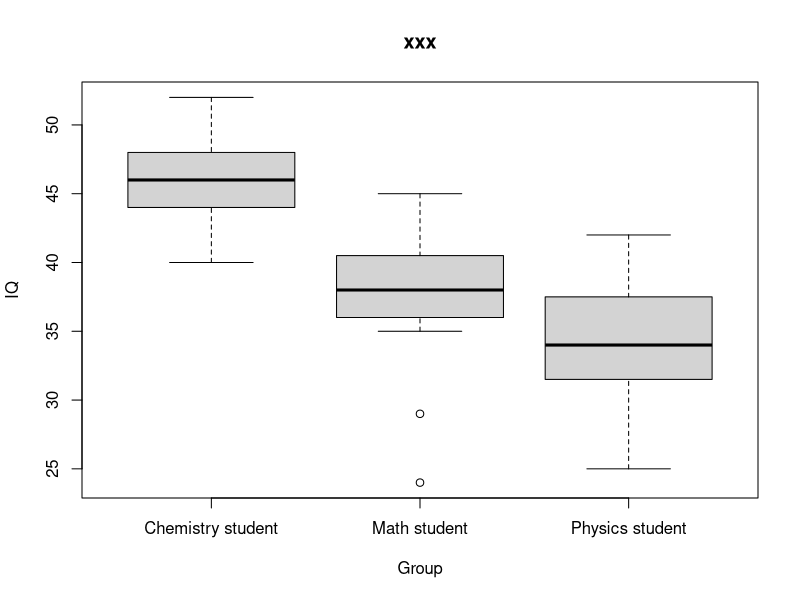
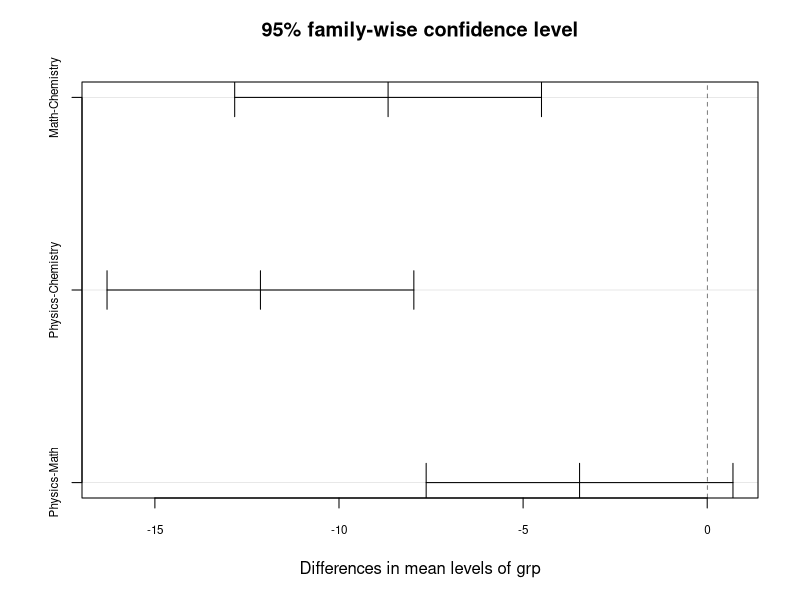
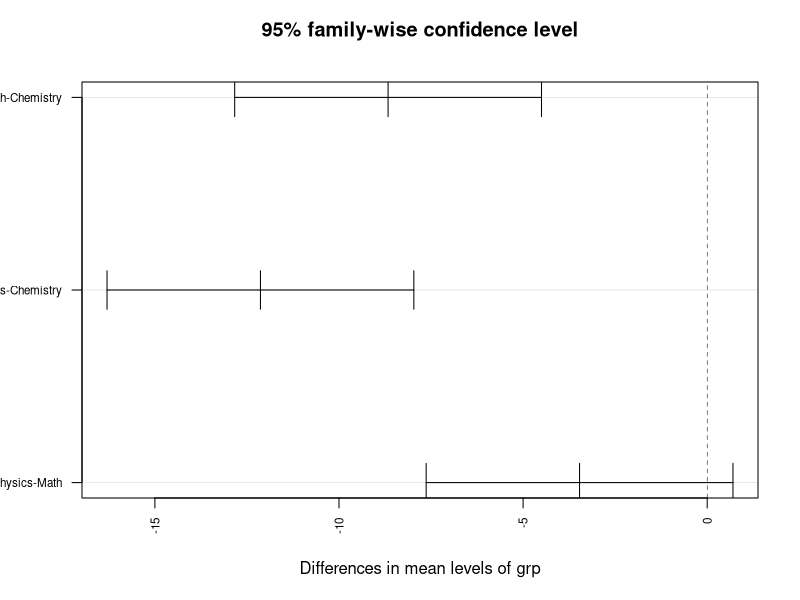

R code for these plots, in order: (Note: this script raises an error after producing the figures.)
setwd("C:/Users/Lin/Desktop/2019 Fall/555 DAV_ R/Homework/hw5")

data <- read.csv("IQtest.csv")
library(plyr)
ddply(data, "group", summarise,
              N = length(iq),
              mean = mean(iq),
              sd = sd(iq))

ddply(data, "group", summarise,
      N = length(age),
      mean = mean(age),
      sd = sd(age))

boxplot(iq~group, data = data, main = "xxx", xlab = "Group",
        ylab = "IQ")  

data$grp <- revalue(data$group, c("Chemistry student" = "Chemistry",
                    "Math student" = "Math", 
                    "Physics student" = "Physics"))

# one-way ANOVA using aov function
m <- aov(iq~grp, data = data)
summary(m)

# Pairwise comparison using Tukey's procedure
TukeyHSD(m)
plot(TukeyHSD(m), cex.axis = .7)
plot(TukeyHSD(m), cex.axis = .7, las = 2)

# create dummy variables
data$g0 <- ifelse(data$group == "Chemistry student", 1, 0)
data$g1 <- ifelse(data$group == "Math student", 1, 0)
data$g2 <- ifelse(data$group == "Physics student", 1, 0)

# One way ANOVA using lm function
mche <- lm(iq~g1+g2, data = data)
summary(mche)

# adjusting for age
library(car)
Anova(lm(iq~grp+age, data = data), type = 3)
Anova(lm(iq~grp, data = data), type = 3)

Anova(m_age, type = 3)

# Generate Least Squares means and comparisons
library(lsmeans)
options(contrasts=c("contr.treatment","contr.poly"))
m_age <- lm(iq~grp+age, data = data)
lsmeans(m_age, pairwise ~ grp, adjust = "none")
lsmeans(m_age, pairwise ~ grp, adjust = "tukey")
